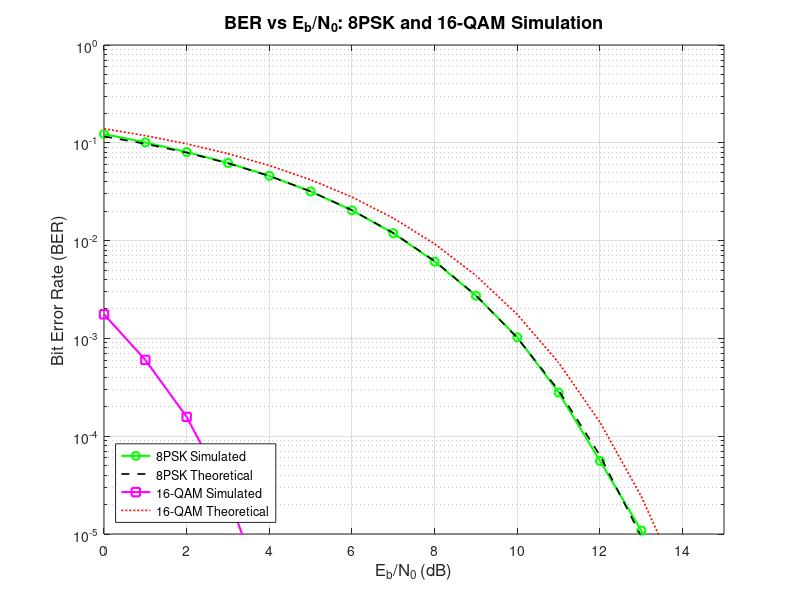

The MATLAB source for this figure:
clc; clear; close all;

%% 1. Initialization
num_bits = 1.2e6; % Multiple of 3 and 4 for 8PSK and 16-QAM
data_bits = randi([0 1], 1, num_bits);
EbNo_dB  = 0:1:15; 
EbNo_lin = 10.^(EbNo_dB/10);

% Pre-allocate results
BER_8PSK  = zeros(1, length(EbNo_dB));
BER_16QAM = zeros(1, length(EbNo_dB));

%% 2. 8PSK Section (Based on Figure 2)
k_8PSK = 3;
% Mapping based on the 8PSK constellation image:
% 000 -> 1, 001 -> exp(j*pi/4), 011 -> j, 010 -> exp(j*3pi/4), 
% 110 -> -1, 111 -> exp(j*5pi/4), 101 -> -j, 100 -> exp(j*7pi/4)
Map_8PSK = [exp(1j*0), exp(1j*pi/4), exp(1j*3*pi/4), exp(1j*pi/2), ...
            exp(1j*7*pi/4), exp(1j*3*pi/2), exp(1j*pi), exp(1j*5*pi/4)];

bit_groups8 = reshape(data_bits, k_8PSK, [])';
sym_id8 = bit_groups8(:,1)*4 + bit_groups8(:,2)*2 + bit_groups8(:,3);
Si_8 = Map_8PSK(sym_id8 + 1);

for i = 1:length(EbNo_dB)
    % AWGN Channel [cite: 21]
    sigma2 = 1/(2 * k_8PSK * EbNo_lin(i));
    noise = sqrt(sigma2) * (randn(1,length(Si_8)) + 1j*randn(1,length(Si_8)));
    Xi = Si_8 + noise;
    
    % Demapper: Nearest Neighbor [cite: 24]
    [~, dec_idx] = min(abs(Xi.' - Map_8PSK), [], 2);
    dec_idx = dec_idx.' - 1;
    
    % Bit Recovery
    rec_bits = zeros(1, num_bits);
    rec_bits(1:3:end) = floor(dec_idx/4);
    rec_bits(2:3:end) = floor(mod(dec_idx, 4)/2);
    rec_bits(3:3:end) = mod(dec_idx, 2);
    BER_8PSK(i) = sum(data_bits ~= rec_bits) / num_bits;
end

%% 3. 16-QAM Section (Based on Figure 2)
k_16QAM = 4;
% Coordinates from the 16-QAM image (b0 b1 b2 b3)
% Maps bits to grid coordinates +/-1, +/-3
Map_16QAM = [(-3-3j), (-3-1j), (-3+3j), (-3+1j), ... % 0000 to 0011
             (-1-3j), (-1-1j), (-1+3j), (-1+1j), ... % 0100 to 0111
             ( 3-3j), ( 3-1j), ( 3+3j), ( 3+1j), ... % 1000 to 1011
             ( 1-3j), ( 1-1j), ( 1+3j), ( 1+1j)];    % 1100 to 1111

bit_groups16 = reshape(data_bits, k_16QAM, [])';
sym_id16 = bit_groups16(:,1)*8 + bit_groups16(:,2)*4 + bit_groups16(:,3)*2 + bit_groups16(:,4);
Si_16 = Map_16QAM(sym_id16 + 1);

for i = 1:length(EbNo_dB)
    sigma2 = 1/(2 * k_16QAM * EbNo_lin(i));
    noise = sqrt(sigma2) * (randn(1,length(Si_16)) + 1j*randn(1,length(Si_16)));
    Xi = Si_16 + noise;
    
    [~, dec_idx] = min(abs(Xi.' - Map_16QAM), [], 2);
    dec_idx = dec_idx.' - 1;
    
    rec_bits = zeros(1, num_bits);
    rec_bits(1:4:end) = floor(dec_idx/8);
    rec_bits(2:4:end) = floor(mod(dec_idx, 8)/4);
    rec_bits(3:4:end) = floor(mod(dec_idx, 4)/2);
    rec_bits(4:4:end) = mod(dec_idx, 2);
    BER_16QAM(i) = sum(data_bits ~= rec_bits) / num_bits;
end

%% 4. Theoretical Calculations 
% Theoretical 8PSK BER
th_8PSK = (2/k_8PSK)*0.5*erfc(sqrt(k_8PSK*EbNo_lin)*sin(pi/8));
% Theoretical 16-QAM BER (assuming normalized power for comparison)
th_16QAM = (3/8)*erfc(sqrt(0.4*EbNo_lin)); 

%% 5. Plotting Results 
figure('Name','BER vs Eb/No - 8PSK and 16-QAM','Color','w','Position',[100 100 800 500]);
semilogy(EbNo_dB, BER_8PSK, 'g-o', 'LineWidth', 1.5, 'MarkerSize', 6); hold on;
semilogy(EbNo_dB, th_8PSK, 'k--', 'LineWidth', 1.2);
semilogy(EbNo_dB, BER_16QAM, 'm-s', 'LineWidth', 1.5, 'MarkerSize', 6);
semilogy(EbNo_dB, th_16QAM, 'r:', 'LineWidth', 1.2);

grid on; ylim([1e-5 1]); xlim([0 15]);
xlabel('E_b/N_0 (dB)', 'FontSize', 12);
ylabel('Bit Error Rate (BER)', 'FontSize', 12);
title('BER vs E_b/N_0: 8PSK and 16-QAM Simulation', 'FontSize', 13);
legend('8PSK Simulated', '8PSK Theoretical', '16-QAM Simulated', '16-QAM Theoretical', ...
       'Location', 'southwest');
